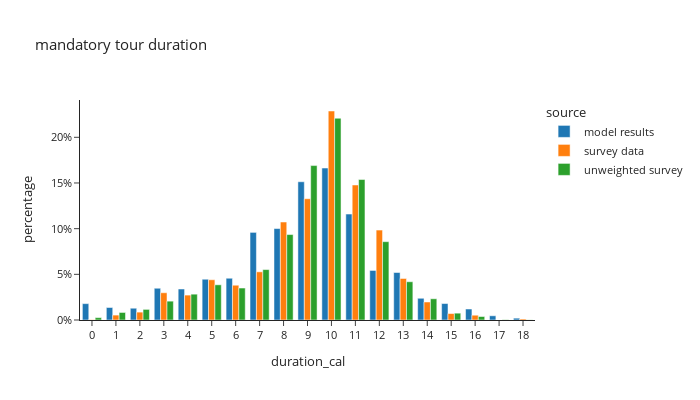

The code cell stored with this chart in its notebook:
### Code cell
m_tour_data['duration_cal'] = m_tour_data['end'] - m_tour_data['start']

df_plot = m_tour_data.groupby(['source','duration_cal'])[['trip_weight_2017_2019']].sum().reset_index()
df_plot['percentage'] = df_plot.groupby(['source'], group_keys=False)['trip_weight_2017_2019']. \
    apply(lambda x: x / float(x.sum()))

fig = px.bar(df_plot, x="duration_cal", y="percentage", color="source",barmode="group", template="simple_white",
             # color_discrete_sequence=config['psrc_color'],
             title="mandatory tour duration")
fig.for_each_annotation(lambda a: a.update(text = a.text.split("=")[-1]))
fig.update_layout(height=400, width=700, font=dict(size=11), yaxis=dict(tickformat=".0%"), xaxis=dict(dtick="1"))
fig.show()

### Figure 1 — Plotly figure (JSON) as saved in the notebook; plotly's stock layout.template omitted (floating-point values rounded to 4 significant figures)
{"data": [{"alignmentgroup": "True", "hovertemplate": "source=model results<br>duration_cal=%{x}<br>percentage=%{y}<extra></extra>", "legendgroup": "model results", "marker": {"color": "#1F77B4", "pattern": {"shape": ""}}, "name": "model results", "offsetgroup": "model results", "orientation": "v", "showlegend": true, "textposition": "auto", "type": "bar", "x": [0.0, 1.0, 2.0, 3.0, 4.0, 5.0, 6.0, 7.0, 8.0, 9.0, 10.0, 11.0, 12.0, 13.0, 14.0, 15.0, 16.0, 17.0, 18.0], "xaxis": "x", "y": [0.01792, 0.01369, 0.01289, 0.03477, 0.03392, 0.04463, 0.04572, 0.09592, 0.1001, 0.1513, 0.1663, 0.116, 0.05426, 0.05199, 0.02378, 0.01802, 0.01202, 0.00463, 0.002014], "yaxis": "y"}, {"alignmentgroup": "True", "hovertemplate": "source=survey data<br>duration_cal=%{x}<br>percentage=%{y}<extra></extra>", "legendgroup": "survey data", "marker": {"color": "#FF7F0E", "pattern": {"shape": ""}}, "name": "survey data", "offsetgroup": "survey data", "orientation": "v", "showlegend": true, "textposition": "auto", "type": "bar", "x": [0.0, 1.0, 2.0, 3.0, 4.0, 5.0, 6.0, 7.0, 8.0, 9.0, 10.0, 11.0, 12.0, 13.0, 14.0, 15.0, 16.0, 17.0, 18.0], "xaxis": "x", "y": [0.0003242, 0.00537, 0.00864, 0.02984, 0.02727, 0.04407, 0.03808, 0.05275, 0.1073, 0.1327, 0.2288, 0.1478, 0.09847, 0.04545, 0.01972, 0.007049, 0.005242, 1.487e-06, 0.001111], "yaxis": "y"}, {"alignmentgroup": "True", "hovertemplate": "source=unweighted survey<br>duration_cal=%{x}<br>percentage=%{y}<extra></extra>", "legendgroup": "unweighted survey", "marker": {"color": "#2CA02C", "pattern": {"shape": ""}}, "name": "unweighted survey", "offsetgroup": "unweighted survey", "orientation": "v", "showlegend": true, "textposition": "auto", "type": "bar", "x": [0.0, 1.0, 2.0, 3.0, 4.0, 5.0, 6.0, 7.0, 8.0, 9.0, 10.0, 11.0, 12.0, 13.0, 14.0, 15.0, 16.0, 17.0, 18.0], "xaxis": "x", "y": [0.002599, 0.008254, 0.01162, 0.02064, 0.02828, 0.03852, 0.035, 0.05518, 0.09355, 0.1691, 0.2209, 0.1538, 0.08575, 0.04188, 0.02323, 0.00749, 0.003821, 0.0003057, 0.0001529], "yaxis": "y"}], "layout": {"barmode": "group", "font": {"size": 11}, "height": 400, "legend": {"title": {"text": "source"}, "tracegroupgap": 0}, "title": {"text": "mandatory tour duration"}, "width": 700, "xaxis": {"anchor": "y", "domain": [0.0, 1.0], "dtick": "1", "title": {"text": "duration_cal"}}, "yaxis": {"anchor": "x", "domain": [0.0, 1.0], "tickformat": ".0%", "title": {"text": "percentage"}}}}
